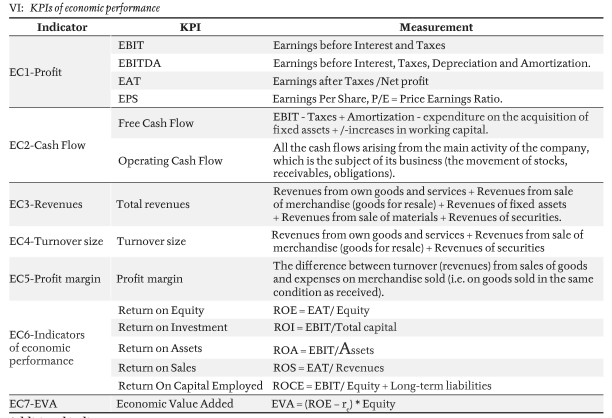
#> input picture linear_regression_project/2_kpi.png, 1224 x 836 px (shown at 1/2 size)
$ jupyter execute --allow-errors 'regression_project_05 (1).ipynb'   (shell and % lines are left out)
#> lines starting #> are read from the running program, lines starting #| are printed output that depends on the picture
[cell 1]
import sys
import missingno as msno
import matplotlib.pyplot as plt
from matplotlib import rc
import seaborn as sns
from PIL import Image
# from pandas_profiling import ProfileReport
from functools import reduce
import statsmodels.api as sm

rc('font', family='AppleGothic')
plt.rcParams['axes.unicode_minus'] = False


from sklearn.model_selection import train_test_split
from statsmodels.stats.outliers_influence import variance_inflation_factor
from sklearn.preprocessing import RobustScaler, StandardScaler, MinMaxScaler
from sklearn.tree import DecisionTreeClassifier
from sklearn.linear_model import LogisticRegression,LinearRegression

from sklearn.metrics import confusion_matrix,classification_report,accuracy_score
from sklearn.model_selection import cross_val_score

## 기업의 사회적 책임과 그 기업의 신용도의 관계 대한 고찰

美 유나이티드 항공, 주가 폭락에 화들짝 “승객 끌어내 죄송” 한국일보 2017.04.12

"인종차별 논란이 일면서 각종 사회관계망서비스(SNS)에서는 항공사 보이콧 운동이 격화"

"이에 투자자들이 반응으로 이날 뉴욕증시에서 유나이티드항공 모회사인 유나이티드 컨티넨탈 홀딩스의 주가는 전일 대비 1.13% 하락으로 마감"

"한때 주가가 4%까지 급락했으며 유나이티드항공의 시총 약 2억5,500만달러(2,900억원)가 하루 사이 공중으로 날아갔다."

기업의 사회적 책임을 다하지 못함이 투자자들의 부정적 반응을 이끌어냄

### 기업이란

영리기업과 비영리단체의 경계가 허물어진다 밴처스퀘어 2012년 3월 2일

"영리와 비즈니스를 중심에 두는 기업과 비영리 단체는 전통적으로 그 경계가 명확했고, 이들의 역할을 벗어나면 안되는 것으로 생각했던 것이 지금까지의 통념이다.

그러나, 최근 기업과 비영리단체들이 서로 상호작용하고 서로에게 많은 것을 배우는 현상이 많아지고 있다."

기업은 크게 이윤 극대화가 목적인 영리기업과 사회적 가치 실현에 중점을 두는 비영리 기업으로 나뉨

그러나 시간이 지나면서 두 기업의 경계가 모호해지기 시작함

그 이유가 무엇일까?

[cell 2]
# im1 = Image.open('1.png')
# im1.resize((600,300))

### 기업의 지속가능한 성장

"Investors are increasingly convinced that integration of ESG into their investment process maximizes\
their long-term interest and that good corporate governance and sustainability\
will contribute to the creation of long-term value for shareholders."

<u>(Benlemlih, M. 2019)</u>

For the measurement of economic performance in relation to the ESG indicators are proposed the Key Performance Indicators (KPIs).
The economic performance indicators provide quantitative forms of a feedback which reflect the results in the framework of their corporate strategy. The approach is not differed when managing environmental, social and governance issues.

기업의 적절한 사회적 책임 이행은 기업의 장기적이고 지속적인 성장과 관련있다 즉 사회적 책임 이행 유무가 기업의 지속가능한 성장의 기회와 동시에 리스크로 작용할 수 있다

경영에 있어 이러한 장기적 목표를 위한 의사결정을 내릴 때 그 기업이 처한 상황과 핵심역량에 따라 결정이 되는데 이때 사용되는 재무지표가 Key Performance Indicators (KPIs) 이다. KPI에는 기업 활동 과정에 있어 나오는 수익률을 보는 지표이다 이 지표는 신용평가 기관에서 보는 지표와 비슷하다

[cell 3]
im1 = Image.open('2_kpi.png')
#> im1 is the input picture: PIL image 1224x836 RGBA; mean R, G, B, A 233.2, 233, 233.5, 255
im1.resize((600,300))
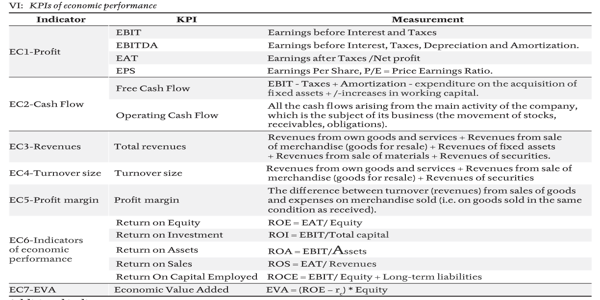
#> Out: PIL image 600x300 RGBA; mean R, G, B, A 232.8, 232.6, 233.1, 255


$ run again, with linear_regression_project/1.png copied over linear_regression_project/2_kpi.png
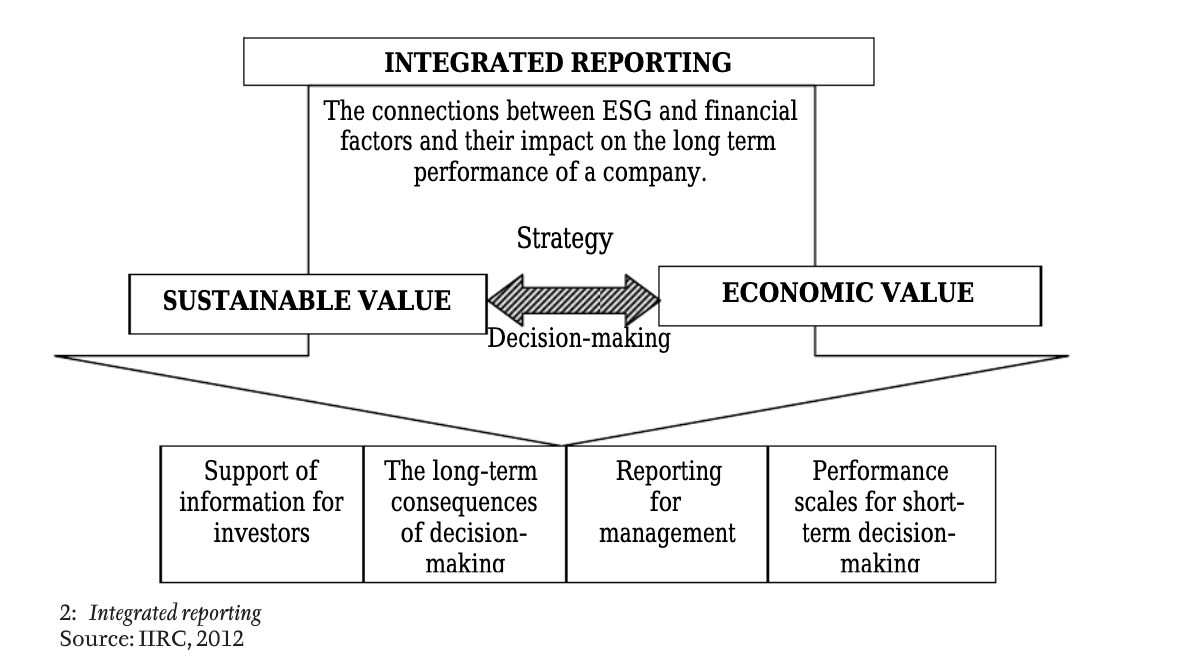
#> input picture linear_regression_project/1.png, 1184 x 672 px
#> im1 is the input picture: PIL image 1184x672 RGBA; mean R, G, B, A 241.1, 241, 241, 255
#> `im1.resize((600,300))`:
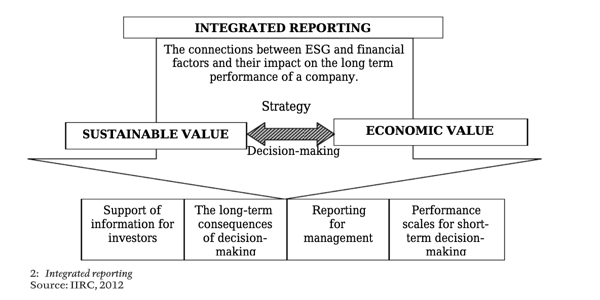
#> Out: PIL image 600x300 RGBA; mean R, G, B, A 240.6, 240.6, 240.6, 255
